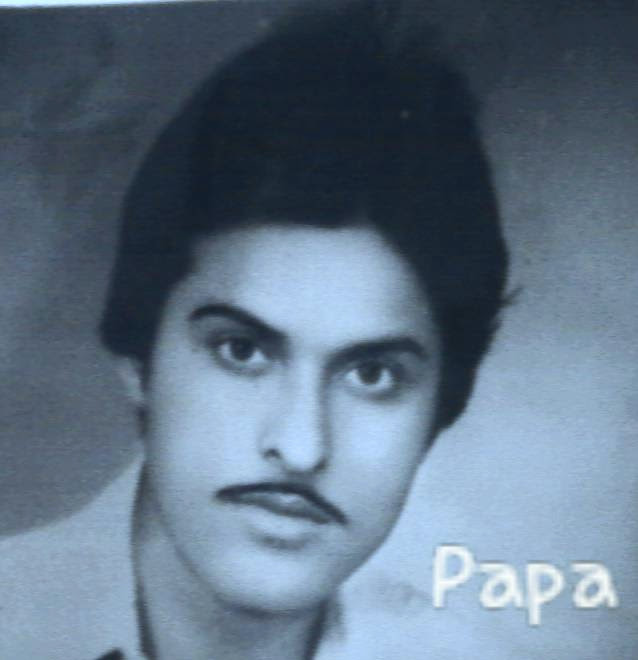
#> input picture ImageInpainting_ImageColorization/Papa.jpg, 638 x 660 px
$ python ImageInpainting.py
#> lines starting #> are read from the running program, lines starting #| are printed output that depends on the picture
import cv2
import numpy as np
import matplotlib.pyplot as plt

drawing = False
cv2.namedWindow('Image')

x1, x2, y1, y2 = None, 0, 0, 0

def drawLine(event, x, y, flags, param):
    global x2, y2, drawing

    if event == cv2.EVENT_MOUSEMOVE:
        x2, y2 = x, y

    if event == cv2.EVENT_LBUTTONDOWN:
        drawing = True
    elif event == cv2.EVENT_LBUTTONUP:
        drawing = False


imageName = 'Papa.jpg';
originalImage = cv2.imread(imageName, 0);
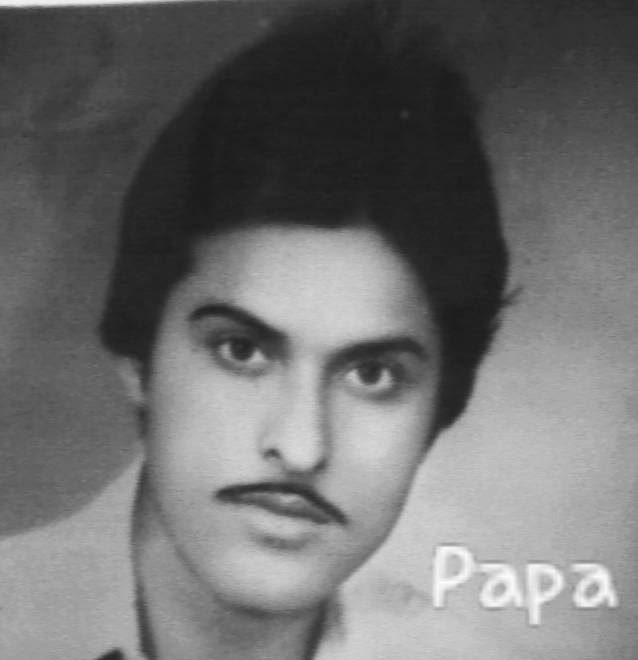
#> originalImage: shape (660, 638); min 27, max 253, mean 110.8

# image = np.zeros(originalImage.shape, np.uint8) # Black Image
imageMask = np.zeros(originalImage.shape, np.uint8)

cv2.setMouseCallback('Image', drawLine)

while True:

    if drawing:
        if x1 is not None:
            originalImage = cv2.line(originalImage, (x1,y1), (x2,y2), [255,255,255], 10)
            imageMask = cv2.line(imageMask, (x1,y1), (x2,y2), [255,255,255], 10)

            x1 = x2
            y1 = y2
        else:
            x1, y1 = x2, y2
    else:
        x1 = None

    cv2.imshow('Image', originalImage)

    k = cv2.waitKey(1)
#> (key Esc is pressed here)

    if k == ord('c'):
        originalImage = cv2.imread(imageName)
        imageMask = np.zeros(originalImage.shape, np.uint8)
    elif k == ord('s'):
        cv2.imwrite("mask" + imageName, imageMask)
        break
    elif k == 27:
        break

cv2.destroyAllWindows()
